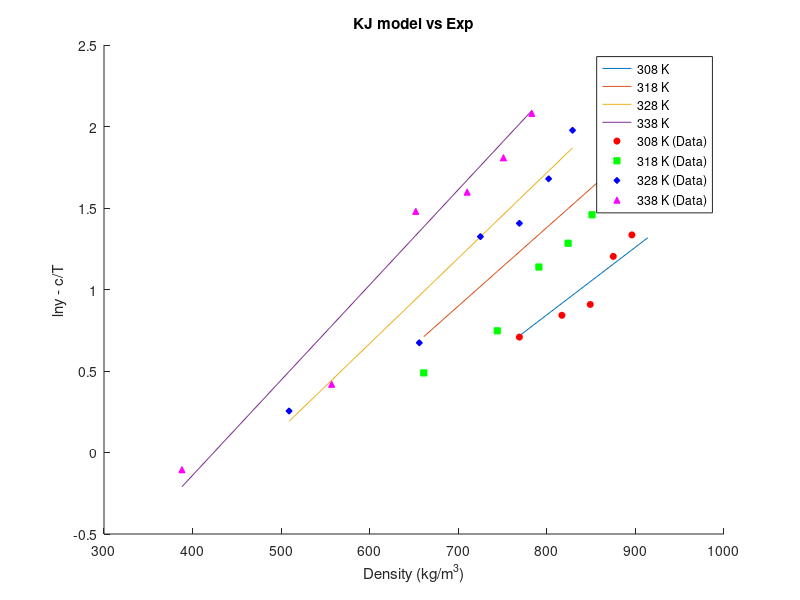

Reproduce this figure in MATLAB.
clear;
% SC CO2 Thermo info
T_c_CO2 = 304.18;       % Critical Temp [Kelvin]
P_c_CO2 = 73.8;         % Critical Pressure [bar]
omega_CO2 = 0.225;      % Omega [-]

% Drug Thermo info
T_c_drug = 1149.5;      % Critical Temp [Kelvin]
P_c_drug = 10.57;       % Critical Pressure [bar]
omega_drug = 2.0964;    % Omega [-]

% Genral info
T = [308 318 328 338];              % Temp range
P = 1:1:300;                        % Pressure range from 1 to 300 bar with step of 1
k_ij = [0.103 0.117 0.126 0.134];   % Binary interaction parameter for PR/KM EoS
R = 8.314;                          % Gas Constant [J/mol·K]

Mw_drug = 598.5;
Mw_CO2 = 44.01;
Mw_methanol = 32.04;

rho_CO2 =   [769 817 849 875 896 914;
            661 744 791 824 851 872;
            509 656 725 769 802 829;
            388 557 652 710 751 783];               % Density [kg/m3]

y_b =   [2.03 2.32 2.48 3.33 3.80 5.32;
        1.63 2.11 3.12 3.61 4.30 5.96;
        1.29 1.96 3.76 4.08 5.36 7.22;
        0.90 1.52 4.39 4.94 6.10 8.01];        % mole fraction


% KJ Model info
a_KJ = -2.4761;
b_KJ = [0.0041509,0.0048209,0.0052409,0.0058409];
c_KJ = -4550.5306;

ln_y_KJ = zeros(4,6);
ln_y_KJ_cT = zeros(4,6);
ln_y_b = log(y_b);
for n=1:4
    for i=1:6
        ln_y_KJ(n,i) = a_KJ + b_KJ(n)*rho_CO2(n,i) + c_KJ/T(n);
        ln_y_KJ_cT(n,i) = ln_y_KJ(n,i) - c_KJ/T(n);

    end
end

figure(1);
hold on;

% Plot lines
plot(rho_CO2(1,:), ln_y_KJ_cT(1,:), 'DisplayName', '308 K');
plot(rho_CO2(2,:), ln_y_KJ_cT(2,:), 'DisplayName', '318 K');
plot(rho_CO2(3,:), ln_y_KJ_cT(3,:), 'DisplayName', '328 K');
plot(rho_CO2(4,:), ln_y_KJ_cT(4,:), 'DisplayName', '338 K');

% Scatter points
scatter(rho_CO2(1,:), ln_y_b(1,:), 20, 'r', 'o', 'MarkerFaceColor', 'r', 'DisplayName', '308 K (Data)');
scatter(rho_CO2(2,:), ln_y_b(2,:), 20, 'g', 's', 'MarkerFaceColor', 'g', 'DisplayName', '318 K (Data)');
scatter(rho_CO2(3,:), ln_y_b(3,:), 20, 'b', 'd', 'MarkerFaceColor', 'b', 'DisplayName', '328 K (Data)');
scatter(rho_CO2(4,:), ln_y_b(4,:), 20, 'm', '^', 'MarkerFaceColor', 'm', 'DisplayName', '338 K (Data)');

xlabel('Density (kg/m^3)');
ylabel('lny - c/T');

legend('Location', 'best');
title('KJ model vs Exp');



% GM Model info
a_GM = 1.8309;
b_GM = -5710.4987;
c_GM = 3.8342;

% Chrastil Model info
a_Chrastil = 4.5889;
b_Chrastil = -12.7501;
c_Chrastil = -6759.0921;

% Bartle et al. Model info
a_Bartle = 13.2886;
b_Bartle = 9.0827;
c_Bartle = -6845.6966;

% Sung-Shim Model info
a_Sung = 5.7399;
b_Sung = -606.0322;
c_Sung = -447.5124;
d_Sung = -36.8120;

% Bian et al model info
a_Bian = 4.2910;
b_Bian = -4806.5989;
c_Bian = 0.0355;
d_Bian = -1.0456;
e_Bian = -9.5861*10^4;

% Sodeifian model info
a_Sodeifian = -16.8909;
b_Sodeifian = -13.0866*10^3;
c_Sodeifian = 1.4181;
d_Sodeifian = 1.1071*10^3;
e_Sodeifian = -2.9406*10^3;
f_Sodeifian = -838.2700;
